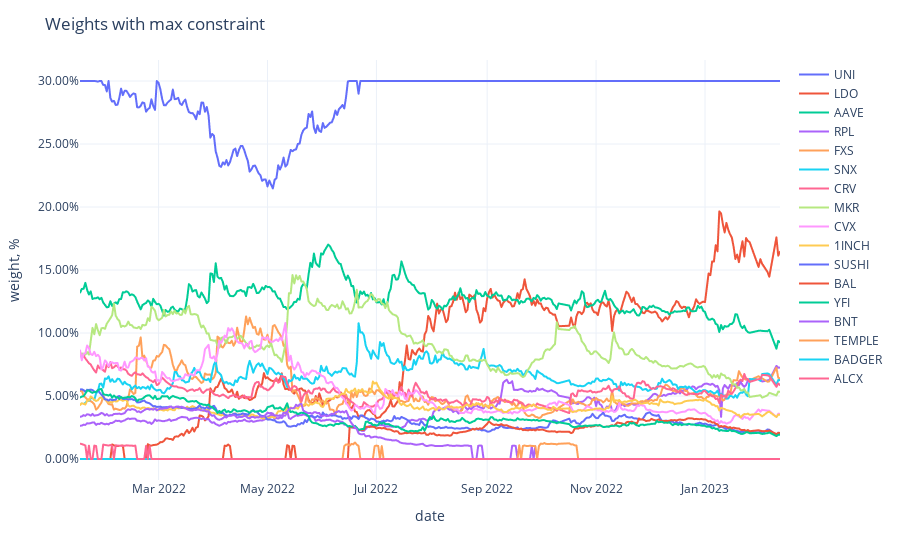

Here is the notebook cell this chart was saved with:
### Code cell
fig = px.line(adjusted_weights,
              labels={'value': 'weight, %', 'variable': ''})
fig.update_traces(
    hovertemplate="%{y}"
)
fig.update_yaxes(
    tickformat=".2%",
)
fig.update_xaxes(
    showspikes=True,
    spikethickness=2,
    spikedash="dot",
    spikecolor="#999999",
    spikemode="across",
)
fig.update_layout(
    hovermode="x",
    hoverdistance=100,  ## Distance to show hover label of data point
    spikedistance=1000,  ## Distance to show spike
    template='plotly_white',
    title='Weights with max constraint'
)

### Figure 1 — Plotly figure (JSON) as saved in the notebook; plotly's stock layout.template omitted (floating-point values rounded to 4 significant figures; data arrays with more than 128 entries replaced by an {"elided": "..."} marker saying what was removed)
{"data": [{"hovertemplate": "%{y}", "legendgroup": "UNI", "line": {"color": "#636efa", "dash": "solid"}, "marker": {"symbol": "circle"}, "mode": "lines", "name": "UNI", "showlegend": true, "type": "scattergl", "x": {"elided": "379 str values"}, "xaxis": "x", "y": {"elided": "379 float values"}, "yaxis": "y"}, {"hovertemplate": "%{y}", "legendgroup": "LDO", "line": {"color": "#EF553B", "dash": "solid"}, "marker": {"symbol": "circle"}, "mode": "lines", "name": "LDO", "showlegend": true, "type": "scattergl", "x": {"elided": "379 str values"}, "xaxis": "x", "y": {"elided": "379 float values"}, "yaxis": "y"}, {"hovertemplate": "%{y}", "legendgroup": "AAVE", "line": {"color": "#00cc96", "dash": "solid"}, "marker": {"symbol": "circle"}, "mode": "lines", "name": "AAVE", "showlegend": true, "type": "scattergl", "x": {"elided": "379 str values"}, "xaxis": "x", "y": {"elided": "379 float values"}, "yaxis": "y"}, {"hovertemplate": "%{y}", "legendgroup": "RPL", "line": {"color": "#ab63fa", "dash": "solid"}, "marker": {"symbol": "circle"}, "mode": "lines", "name": "RPL", "showlegend": true, "type": "scattergl", "x": {"elided": "379 str values"}, "xaxis": "x", "y": {"elided": "379 float values"}, "yaxis": "y"}, {"hovertemplate": "%{y}", "legendgroup": "FXS", "line": {"color": "#FFA15A", "dash": "solid"}, "marker": {"symbol": "circle"}, "mode": "lines", "name": "FXS", "showlegend": true, "type": "scattergl", "x": {"elided": "379 str values"}, "xaxis": "x", "y": {"elided": "379 float values"}, "yaxis": "y"}, {"hovertemplate": "%{y}", "legendgroup": "SNX", "line": {"color": "#19d3f3", "dash": "solid"}, "marker": {"symbol": "circle"}, "mode": "lines", "name": "SNX", "showlegend": true, "type": "scattergl", "x": {"elided": "379 str values"}, "xaxis": "x", "y": {"elided": "379 float values"}, "yaxis": "y"}, {"hovertemplate": "%{y}", "legendgroup": "CRV", "line": {"color": "#FF6692", "dash": "solid"}, "marker": {"symbol": "circle"}, "mode": "lines", "name": "CRV", "showlegend": true, "type": "scattergl", "x": {"elided": "379 str values"}, "xaxis": "x", "y": {"elided": "379 float values"}, "yaxis": "y"}, {"hovertemplate": "%{y}", "legendgroup": "MKR", "line": {"color": "#B6E880", "dash": "solid"}, "marker": {"symbol": "circle"}, "mode": "lines", "name": "MKR", "showlegend": true, "type": "scattergl", "x": {"elided": "379 str values"}, "xaxis": "x", "y": {"elided": "379 float values"}, "yaxis": "y"}, {"hovertemplate": "%{y}", "legendgroup": "CVX", "line": {"color": "#FF97FF", "dash": "solid"}, "marker": {"symbol": "circle"}, "mode": "lines", "name": "CVX", "showlegend": true, "type": "scattergl", "x": {"elided": "379 str values"}, "xaxis": "x", "y": {"elided": "379 float values"}, "yaxis": "y"}, {"hovertemplate": "%{y}", "legendgroup": "1INCH", "line": {"color": "#FECB52", "dash": "solid"}, "marker": {"symbol": "circle"}, "mode": "lines", "name": "1INCH", "showlegend": true, "type": "scattergl", "x": {"elided": "379 str values"}, "xaxis": "x", "y": {"elided": "379 float values"}, "yaxis": "y"}, {"hovertemplate": "%{y}", "legendgroup": "SUSHI", "line": {"color": "#636efa", "dash": "solid"}, "marker": {"symbol": "circle"}, "mode": "lines", "name": "SUSHI", "showlegend": true, "type": "scattergl", "x": {"elided": "379 str values"}, "xaxis": "x", "y": {"elided": "379 float values"}, "yaxis": "y"}, {"hovertemplate": "%{y}", "legendgroup": "BAL", "line": {"color": "#EF553B", "dash": "solid"}, "marker": {"symbol": "circle"}, "mode": "lines", "name": "BAL", "showlegend": true, "type": "scattergl", "x": {"elided": "379 str values"}, "xaxis": "x", "y": {"elided": "379 float values"}, "yaxis": "y"}, {"hovertemplate": "%{y}", "legendgroup": "YFI", "line": {"color": "#00cc96", "dash": "solid"}, "marker": {"symbol": "circle"}, "mode": "lines", "name": "YFI", "showlegend": true, "type": "scattergl", "x": {"elided": "379 str values"}, "xaxis": "x", "y": {"elided": "379 float values"}, "yaxis": "y"}, {"hovertemplate": "%{y}", "legendgroup": "BNT", "line": {"color": "#ab63fa", "dash": "solid"}, "marker": {"symbol": "circle"}, "mode": "lines", "name": "BNT", "showlegend": true, "type": "scattergl", "x": {"elided": "379 str values"}, "xaxis": "x", "y": {"elided": "379 float values"}, "yaxis": "y"}, {"hovertemplate": "%{y}", "legendgroup": "TEMPLE", "line": {"color": "#FFA15A", "dash": "solid"}, "marker": {"symbol": "circle"}, "mode": "lines", "name": "TEMPLE", "showlegend": true, "type": "scattergl", "x": {"elided": "379 str values"}, "xaxis": "x", "y": {"elided": "379 float values"}, "yaxis": "y"}, {"hovertemplate": "%{y}", "legendgroup": "BADGER", "line": {"color": "#19d3f3", "dash": "solid"}, "marker": {"symbol": "circle"}, "mode": "lines", "name": "BADGER", "showlegend": true, "type": "scattergl", "x": {"elided": "379 str values"}, "xaxis": "x", "y": {"elided": "379 int values"}, "yaxis": "y"}, {"hovertemplate": "%{y}", "legendgroup": "ALCX", "line": {"color": "#FF6692", "dash": "solid"}, "marker": {"symbol": "circle"}, "mode": "lines", "name": "ALCX", "showlegend": true, "type": "scattergl", "x": {"elided": "379 str values"}, "xaxis": "x", "y": {"elided": "379 float values"}, "yaxis": "y"}], "layout": {"hoverdistance": 100, "hovermode": "x", "legend": {"title": {"text": ""}, "tracegroupgap": 0}, "margin": {"t": 60}, "spikedistance": 1000, "title": {"text": "Weights with max constraint"}, "xaxis": {"anchor": "y", "domain": [0, 1], "showspikes": true, "spikecolor": "#999999", "spikedash": "dot", "spikemode": "across", "spikethickness": 2, "title": {"text": "date"}}, "yaxis": {"anchor": "x", "domain": [0, 1], "tickformat": ".2%", "title": {"text": "weight, %"}}}}
